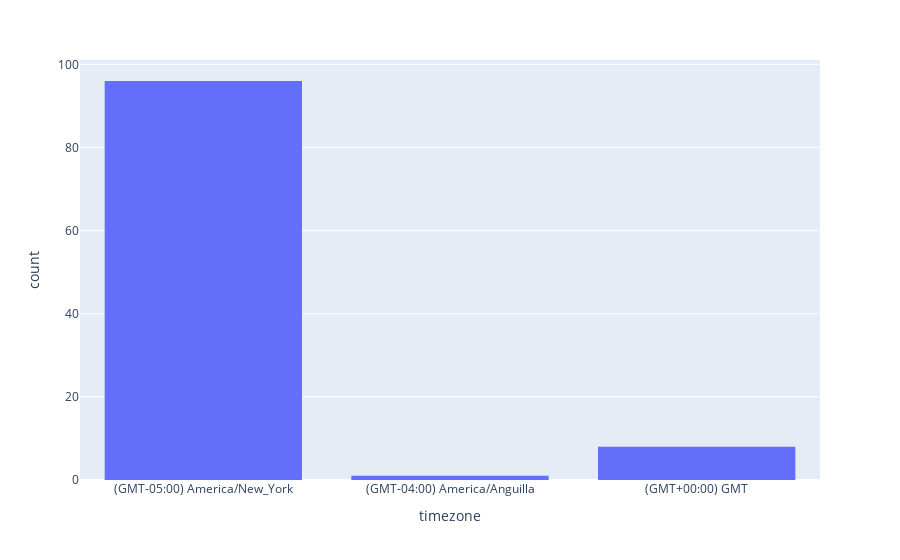

Source (notebook cell):
### Code cell
px.histogram(data, x="timezone")

### Figure 1 — Plotly figure (JSON) as saved in the notebook; plotly's stock layout.template omitted (floating-point values rounded to 4 significant figures)
{"data": [{"alignmentgroup": "True", "bingroup": "x", "hovertemplate": "timezone=%{x}<br>count=%{y}<extra></extra>", "legendgroup": "", "marker": {"color": "#636efa", "pattern": {"shape": ""}}, "name": "", "offsetgroup": "", "orientation": "v", "showlegend": false, "type": "histogram", "x": ["(GMT-05:00) America/New_York", "(GMT-05:00) America/New_York", "(GMT-05:00) America/New_York", "(GMT-05:00) America/New_York", "(GMT-05:00) America/New_York", "(GMT-05:00) America/New_York", "(GMT-05:00) America/New_York", "(GMT-05:00) America/New_York", "(GMT-05:00) America/New_York", "(GMT-05:00) America/New_York", "(GMT-05:00) America/New_York", "(GMT-05:00) America/New_York", "(GMT-05:00) America/New_York", "(GMT-05:00) America/New_York", "(GMT-05:00) America/New_York", "(GMT-05:00) America/New_York", "(GMT-05:00) America/New_York", "(GMT-05:00) America/New_York", "(GMT-04:00) America/Anguilla", "(GMT-05:00) America/New_York", "(GMT-05:00) America/New_York", "(GMT-05:00) America/New_York", "(GMT-05:00) America/New_York", "(GMT-05:00) America/New_York", "(GMT-05:00) America/New_York", "(GMT-05:00) America/New_York", "(GMT-05:00) America/New_York", "(GMT-05:00) America/New_York", "(GMT-05:00) America/New_York", "(GMT-05:00) America/New_York", "(GMT-05:00) America/New_York", "(GMT-05:00) America/New_York", "(GMT-05:00) America/New_York", "(GMT-05:00) America/New_York", "(GMT-05:00) America/New_York", "(GMT-05:00) America/New_York", "(GMT-05:00) America/New_York", "(GMT-05:00) America/New_York", "(GMT-05:00) America/New_York", "(GMT-05:00) America/New_York", "(GMT+00:00) GMT", "(GMT-05:00) America/New_York", "(GMT-05:00) America/New_York", "(GMT-05:00) America/New_York", "(GMT-05:00) America/New_York", "(GMT-05:00) America/New_York", "(GMT-05:00) America/New_York", "(GMT-05:00) America/New_York", "(GMT-05:00) America/New_York", "(GMT-05:00) America/New_York", "(GMT-05:00) America/New_York", "(GMT-05:00) America/New_York", "(GMT-05:00) America/New_York", "(GMT-05:00) America/New_York", "(GMT-05:00) America/New_York", "(GMT-05:00) America/New_York", "(GMT-05:00) America/New_York", "(GMT-05:00) America/New_York", "(GMT+00:00) GMT", "(GMT-05:00) America/New_York", "(GMT-05:00) America/New_York", "(GMT-05:00) America/New_York", "(GMT-05:00) America/New_York", "(GMT-05:00) America/New_York", "(GMT-05:00) America/New_York", "(GMT-05:00) America/New_York", "(GMT-05:00) America/New_York", "(GMT-05:00) America/New_York", "(GMT-05:00) America/New_York", "(GMT-05:00) America/New_York", "(GMT-05:00) America/New_York", "(GMT-05:00) America/New_York", "(GMT-05:00) America/New_York", "(GMT-05:00) America/New_York", "(GMT-05:00) America/New_York", "(GMT-05:00) America/New_York", "(GMT+00:00) GMT", "(GMT-05:00) America/New_York", "(GMT+00:00) GMT", "(GMT-05:00) America/New_York", "(GMT-05:00) America/New_York", "(GMT+00:00) GMT", "(GMT+00:00) GMT", "(GMT+00:00) GMT", "(GMT-05:00) America/New_York", "(GMT+00:00) GMT", "(GMT-05:00) America/New_York", "(GMT-05:00) America/New_York", "(GMT-05:00) America/New_York", "(GMT-05:00) America/New_York", "(GMT-05:00) America/New_York", "(GMT-05:00) America/New_York", "(GMT-05:00) America/New_York", "(GMT-05:00) America/New_York", "(GMT-05:00) America/New_York", "(GMT-05:00) America/New_York", "(GMT-05:00) America/New_York", "(GMT-05:00) America/New_York", "(GMT-05:00) America/New_York", "(GMT-05:00) America/New_York", "(GMT-05:00) America/New_York", "(GMT-05:00) America/New_York", "(GMT-05:00) America/New_York", "(GMT-05:00) America/New_York", "(GMT-05:00) America/New_York"], "xaxis": "x", "yaxis": "y"}], "layout": {"barmode": "relative", "legend": {"tracegroupgap": 0}, "margin": {"t": 60}, "xaxis": {"anchor": "y", "domain": [0, 1], "title": {"text": "timezone"}}, "yaxis": {"anchor": "x", "domain": [0, 1], "title": {"text": "count"}}}}
